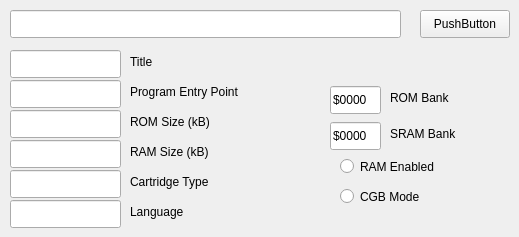
    <widget class="QWidget" name="tab_2">
     <attribute name="title">
      <string>ROM</string>
     </attribute>
     <widget class="QLineEdit" name="lineEdit_ROM_Bank">
      <property name="geometry">
       <rect>
        <x>330</x>
        <y>86</y>
        <width>51</width>
        <height>28</height>
       </rect>
      </property>
      <property name="text">
       <string>$0000</string>
      </property>
      <property name="readOnly">
       <bool>true</bool>
      </property>
     </widget>
     <widget class="QLineEdit" name="lineEdit_SRAM_Bank">
      <property name="geometry">
       <rect>
        <x>330</x>
        <y>122</y>
        <width>51</width>
        <height>28</height>
       </rect>
      </property>
      <property name="text">
       <string>$0000</string>
      </property>
      <property name="readOnly">
       <bool>true</bool>
      </property>
     </widget>
     <widget class="QLabel" name="label_21">
      <property name="geometry">
       <rect>
        <x>390</x>
        <y>90</y>
        <width>71</width>
        <height>16</height>
       </rect>
      </property>
      <property name="text">
       <string>ROM Bank</string>
      </property>
     </widget>
     <widget class="QLabel" name="label_24">
      <property name="geometry">
       <rect>
        <x>390</x>
        <y>126</y>
        <width>71</width>
        <height>16</height>
       </rect>
      </property>
      <property name="text">
       <string>SRAM Bank</string>
      </property>
     </widget>
     <widget class="QLineEdit" name="lineEdit_RomPath">
      <property name="geometry">
       <rect>
        <x>10</x>
        <y>10</y>
        <width>391</width>
        <height>28</height>
       </rect>
      </property>
      <property name="text">
       <string/>
      </property>
      <property name="readOnly">
       <bool>true</bool>
      </property>
     </widget>
     <widget class="QLineEdit" name="lineEdit_RomTitle">
      <property name="geometry">
       <rect>
        <x>10</x>
        <y>50</y>
        <width>111</width>
        <height>28</height>
       </rect>
      </property>
      <property name="text">
       <string/>
      </property>
      <property name="readOnly">
       <bool>true</bool>
      </property>
     </widget>
     <widget class="QLabel" name="label_32">
      <property name="geometry">
       <rect>
        <x>130</x>
        <y>54</y>
        <width>58</width>
        <height>16</height>
       </rect>
      </property>
      <property name="text">
       <string>Title</string>
      </property>
     </widget>
     <widget class="QLineEdit" name="lineEdit_RomEntryPoint">
      <property name="geometry">
       <rect>
        <x>10</x>
        <y>80</y>
        <width>111</width>
        <height>28</height>
       </rect>
      </property>
      <property name="text">
       <string/>
      </property>
      <property name="readOnly">
       <bool>true</bool>
      </property>
     </widget>
     <widget class="QLineEdit" name="lineEdit_RomSize">
      <property name="geometry">
       <rect>
        <x>10</x>
        <y>110</y>
        <width>111</width>
        <height>28</height>
       </rect>
      </property>
      <property name="text">
       <string/>
      </property>
      <property name="readOnly">
       <bool>true</bool>
      </property>
     </widget>
     <widget class="QLabel" name="label_33">
      <property name="geometry">
       <rect>
        <x>130</x>
        <y>84</y>
        <width>131</width>
        <height>16</height>
       </rect>
      </property>
      <property name="text">
       <string>Program Entry Point</string>
      </property>
     </widget>
     <widget class="QLabel" name="label_34">
      <property name="geometry">
       <rect>
        <x>130</x>
        <y>114</y>
        <width>91</width>
        <height>16</height>
       </rect>
      </property>
      <property name="text">
       <string>ROM Size (kB)</string>
      </property>
     </widget>
     <widget class="QLabel" name="label_35">
      <property name="geometry">
       <rect>
        <x>130</x>
        <y>144</y>
        <width>91</width>
        <height>16</height>
       </rect>
      </property>
      <property name="text">
       <string>RAM Size (kB)</string>
      </property>
     </widget>
     <widget class="QLineEdit" name="lineEdit_RomSramSize">
      <property name="geometry">
       <rect>
        <x>10</x>
        <y>140</y>
        <width>111</width>
        <height>28</height>
       </rect>
      </property>
      <property name="text">
       <string/>
      </property>
      <property name="readOnly">
       <bool>true</bool>
      </property>
     </widget>
     <widget class="QLineEdit" name="lineEdit_RomType">
      <property name="geometry">
       <rect>
        <x>10</x>
        <y>170</y>
        <width>111</width>
        <height>28</height>
       </rect>
      </property>
      <property name="text">
       <string/>
      </property>
      <property name="readOnly">
       <bool>true</bool>
      </property>
     </widget>
     <widget class="QLabel" name="label_36">
      <property name="geometry">
       <rect>
        <x>130</x>
        <y>174</y>
        <width>91</width>
        <height>16</height>
       </rect>
      </property>
      <property name="text">
       <string>Cartridge Type</string>
      </property>
     </widget>
     <widget class="QLineEdit" name="lineEdit_RomLanguage">
      <property name="geometry">
       <rect>
        <x>10</x>
        <y>200</y>
        <width>111</width>
        <height>28</height>
       </rect>
      </property>
      <property name="text">
       <string/>
      </property>
      <property name="readOnly">
       <bool>true</bool>
      </property>
     </widget>
     <widget class="QLabel" name="label_37">
      <property name="geometry">
       <rect>
        <x>130</x>
        <y>204</y>
        <width>91</width>
        <height>16</height>
       </rect>
      </property>
      <property name="text">
       <string>Language</string>
      </property>
     </widget>
     <widget class="QRadioButton" name="radioButton_RomSramEnabled">
      <property name="geometry">
       <rect>
        <x>340</x>
        <y>156</y>
        <width>111</width>
        <height>21</height>
       </rect>
      </property>
      <property name="text">
       <string>RAM Enabled</string>
      </property>
      <property name="checkable">
       <bool>true</bool>
      </property>
      <property name="autoExclusive">
       <bool>false</bool>
      </property>
     </widget>
     <widget class="QRadioButton" name="radioButton_RomCgbMode">
      <property name="geometry">
       <rect>
        <x>340</x>
        <y>186</y>
        <width>111</width>
        <height>21</height>
       </rect>
      </property>
      <property name="text">
       <string>CGB Mode</string>
      </property>
      <property name="checkable">
       <bool>true</bool>
      </property>
      <property name="autoExclusive">
       <bool>false</bool>
      </property>
     </widget>
     <widget class="QPushButton" name="pushButton">
      <property name="geometry">
       <rect>
        <x>420</x>
        <y>10</y>
        <width>90</width>
        <height>28</height>
       </rect>
      </property>
      <property name="text">
       <string>PushButton</string>
      </property>
     </widget>
    </widget>
